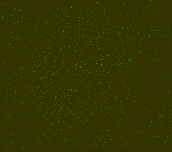
#> input picture data/input/colocsample1bRGB_BG.tif, 172 x 152 px, found by its file name
$ python preprocessing.py
#> lines starting #> are read from the running program, lines starting #| are printed output that depends on the picture; after the words box and inside, x2 and y2 are one past the last pixel; in counts of white or black regions, pixels touching at a corner belong together
from PIL import Image
import numpy as np
import matplotlib.pyplot as plt
import os
from sklearn.cluster import KMeans
from datetime import datetime
import cv2

inputdict = {
    'in_path': './data/in/test.tiff',
    'out_path': './data/out/test.tiff',
    'threshold': 0.3
    }

def generate_timestamp():
    """Generates a timestamp, based on the current time.

    :return timestamp: The current time, in format YYYYMMDD-hhmmss
    :rtype timestamp: str
    """
    timestamp = (datetime.now()).strftime('%Y%m%d-%H%M%S')
    return timestamp

inputdict = {
    'in_path': './data/in/test.tiff',
    'out_path': './data/out/test.tiff',
    'threshold': 0.3
    }

def generate_timestamp():
    """Generates a timestamp, based on the current time.

    :return timestamp: The current time, in format YYYYMMDD-hhmmss
    """
    timestamp = (datetime.now()).strftime('%Y%m%d-%H%M%S')
    return timestamp

def listfiles():
    """List of Files in the working directory

    :return: list of files in cwd
    :rtype: list
    """
    return [file for file in os.listdir(os.getcwd())]

def split(sourcefile):
    """Load images from a stacked .tiff file

    :param sourcefile: source file
    :type sourcefile: string

    :return: array of Z-stacked images
    :rtype: ndarray
    """
#> called with sourcefile = './data/input/colocsample1bRGB_BG.tif'

    im = Image.open(sourcefile)
#> im is the input picture: PIL image 172x152 RGB; mean R, G, B 51.5, 53, 0
    out=[]
    for i in range(im.n_frames):
        im.seek(i)
        out.append(np.asarray(im))
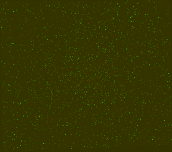
#> im: PIL image 172x152 RGB; mean R, G, B 51.9, 53.5, 0
#> after the loop, out = 33 items
    return np.asarray(out)


def resize_ims(im_array):
    """Resize images from a Z-stack

    :param im_array:
    :type im_array: ndarray

    :return: array for resi
    """

    im_arr=[]
#> im_arr = []
    for im in im_array:
        smallest_dim = min(np.shape(im)[:2])
        im=np.dstack([cv2.resize(im[:,:,i],dsize=(smallest_dim,smallest_dim), interpolation=cv2.INTER_CUBIC) for i in range(3)])
        im_arr.append(im)
#> this loop made 33 passes
#> pass 1, in resize_ims, `im=np.dstack([cv2.resize(im[:,:,i],dsize=(smallest_dim,smallest_dim), ..`:
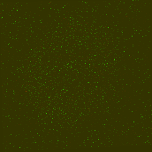
#> im: shape (152, 152, 3); mean of channels 0, 1, 2 51.5, 53, 0; drawn as R, G, B
#> after the loop, im_arr = 33 items
    return np.asarray(im_arr)


def normalise(im_2D, threshold=False):
    """Minmax rescale a 2D image

    :param im_2D: input array
    :type im_2D: numpy array

    return: rescaled image"""

    if len(np.shape(im_2D)) != 2:
        raise ValueError("Input image should have two dimensions")
    if im_2D.all() == 0:
        return im_2D
    elif threshold:
        im_2D = (im_2D-im_2D.min())/(im_2D.max()-im_2D.min())
        trim = im_2D < threshold
        im_2D[trim] = 0
        return im_2D
    else:
        return (im_2D-im_2D.min())/(im_2D.max()-im_2D.min())


def rescale_stack(im_3d, threshold=False):
    """Rescale RGB image using minmax rescaling

    :param im_3d: input RGB image
    :type im_3d: numpy array

    :return: numpy array
    :rtype: ndarray
    """
#> called with threshold = 0.5

    out = []
    s = 0
    for channel in [im_3d[:, :, i] for i in range(im_3d.shape[-1])]:
        out.append(normalise(channel, threshold))
        s += 1
#> this loop made 3 passes
#> pass 1, in normalise, `trim = im_2D < threshold`:
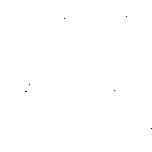
#> trim: shape (152, 152) bool; 100% white; black in thin lines or dots, all inside (x1, y1, x2, y2) = (25, 16, 152, 129)
#> after the loop, out = 3 items; s = 3
    return np.dstack(out)
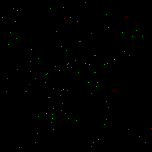
#> returned value: shape (152, 152, 3) float64; mean of channels 0, 1, 2 0.00019, 0.00245, 0; drawn as R, G, B

sourcefile="./data/input/colocsample1bRGB_BG.tif"
threshold = 0.5

def preprocess(sourcefile, threshold, visualise=True):
    """Process image for visualisation

    :param sourcefile: source image file
    :type sourcefile: .tiff image
    :param threshold:
    :type threshold: float
    :param visualise: dafaults to True
    :type visualise: bool, defaults to True

    :return: resized numpy array
    :rtype: ndarray
    """

    im_arr=resize_ims(split(sourcefile))
    scaled_ims = np.asarray(
        [rescale_stack(im, threshold=threshold) for im in im_arr])
#> the loop in rescale_stack (call 2), `for channel in [im_3d[:, :, i] for i in range(im_3d.shape[-1])]:` made 3 passes
#> the loop in rescale_stack (call 8), `for channel in [im_3d[:, :, i] for i in range(im_3d.shape[-1])]:` made 3 passes
#> pass 1, in normalise (call 22), `im_2D = (im_2D-im_2D.min())/(im_2D.max()-im_2D.min())`:
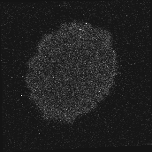
#> im_2D: shape (152, 152) float64; min 0, max 1, mean 0.129
#> the loop in rescale_stack (call 9), `for channel in [im_3d[:, :, i] for i in range(im_3d.shape[-1])]:` made 3 passes
#> pass 1, in normalise (call 25), `trim = im_2D < threshold`:
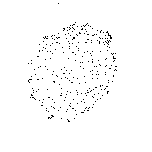
#> trim: shape (152, 152) bool; 98.4% white; black in thin lines or dots, all inside (x1, y1, x2, y2) = (28, 3, 117, 122)
#> pass 2, in normalise (call 26), `im_2D = (im_2D-im_2D.min())/(im_2D.max()-im_2D.min())`:
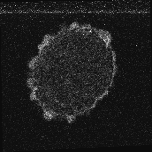
#> im_2D: shape (152, 152) float64; min 0, max 1, mean 0.116

    if visualise:
        for s,i in enumerate(len(im_arr)):
            plt.imshow(im_arr[i])
            plt.title("Original image %s" % (str(s+1)))
            plt.show()
            plt.imshow(scaled_ims[i])
            plt.title("Processed image %s" % (str(s+1)))
            plt.show()

    return im_arr, scaled_ims

original, preprocessed = preprocess(sourcefile, threshold, visualise=False)
print(np.shape(original))
#| (33, 152, 152, 3)

def fit_clusters(im,num_clusters):
    """Fits clousters to image using k-means clustering

    :param im: array
    :type im: numpy array
    :param clusters: number of clusters
    :type clusters: int

    :return: number of cluster centres located
    :rtype: int
    """
    mask= im >0
    im[mask]=1
    xrange,yrange=np.shape(im)
    out=[]
    for x in range(xrange):
        for y in range(yrange):
            if im[x,y]==1:
                out.append([x,y])

    kmeans = KMeans(n_clusters=num_clusters,n_init=10,init='k-means++').fit(out)

    return kmeans.cluster_centers_.astype(int)

from math import dist

def get_colocs(im,num_clusts,min_dist):
    """Identifies regions of colocalisation

    :param im: input image array
    :type im: numpy array

    :return: euclidian distances between points in clusters for two channels
    :rtype: float
    """
    r,g=[im[:,:,i] for i in [0,1]]
    print("Getting clusters")
    r_clusters=fit_clusters(r,num_clusts)
    "Red clusters found"
    g_clusters=fit_clusters(g,num_clusts)
    "Green clusters founds"
    euc_dists={}
    n=1
    for rclust in r_clusters:
        for gclust in g_clusters:
            if dist(rclust,gclust) < min_dist:
                euc_dists["Pair %s"%(n)]={}
                euc_dists["Pair %s"%(n)]["R"]=rclust
                euc_dists["Pair %s"%(n)]["G"]=gclust
                euc_dists["Pair %s"%(n)]["Dist"]=dist(rclust,gclust)
                euc_dists["Pair %s"%(n)]["Avg"]=np.mean([rclust,gclust],axis=0).astype(int)
                n+=1
    return euc_dists

def plot_colocs(originals,preprocessed,num_clusts):
#> called with originals = array of shape (2, 152, 152, 3), preprocessed = array of shape (2, 152, 152, 3), num_clusts = 40
    for i,im in enumerate(preprocessed):
        _, ax = plt.subplots(1,2)
        ax[0].imshow(originals[i])
        # ax[0].axis('off')
        euc_dists=get_colocs(im,num_clusts,min_dist=3)
        print(euc_dists)
        ax[1].imshow(im)
        for pair in euc_dists.keys():
            coords= tuple(euc_dists[pair]["Avg"])
            circle= plt.Circle(coords,5,color='g',fill=False)
            ax[1].add_artist(circle)
            # ax[1].axis('off')
        circletest=plt.Circle((80,80),5,color='pink',fill=False)

        plt.show()
#> this loop made 2 passes
#> (printed output is left out)

plot_colocs(original[8:10],preprocessed[8:10],40)


# [25 lines of commented-out code are left out]
